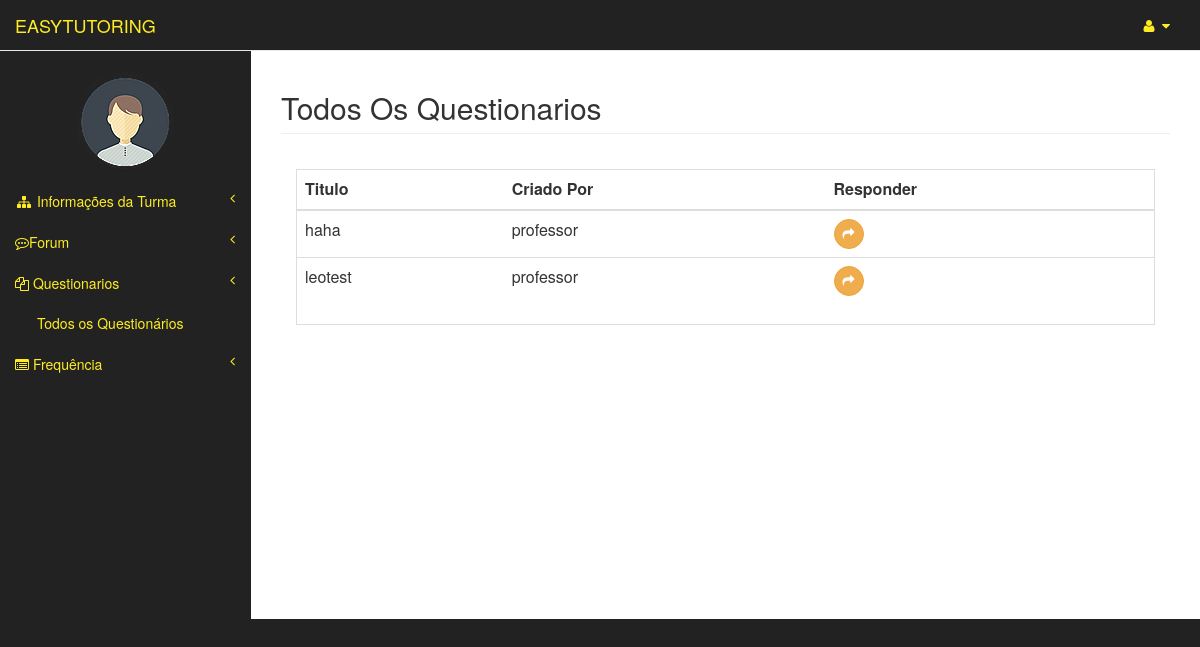
Page /aluno_area/listQuestionarios/13/ (signed in) on the earlier database version.
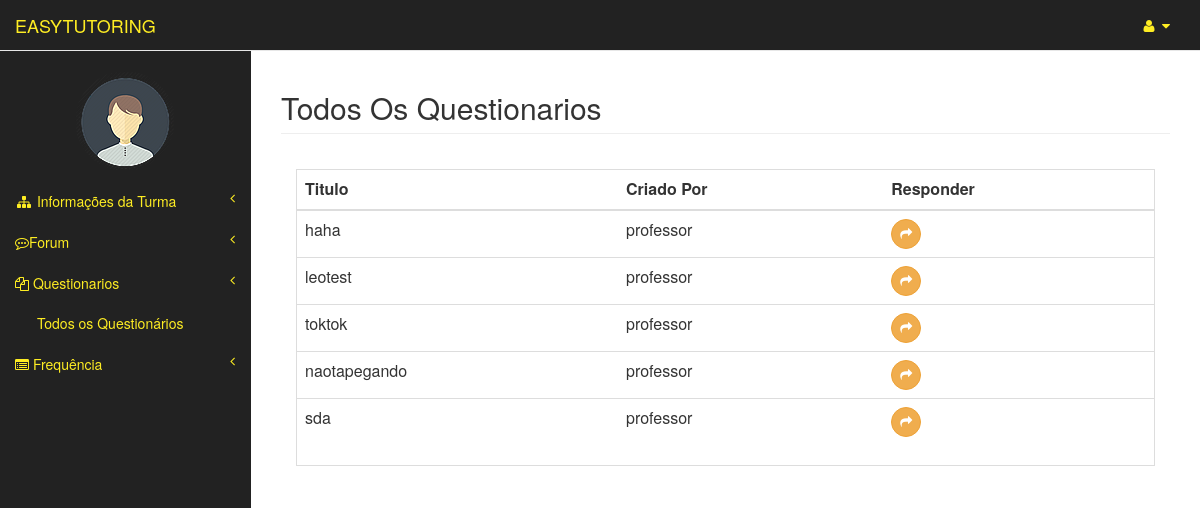
Same page on the later database version.
### questionarios/models.py (models this page shows)
class Questionario(models.Model):
	codigo = models.CharField(max_length=50)
	turma = models.ForeignKey(Turma,null=True)
	professor = models.ForeignKey(Professor)
	questoes = models.ManyToManyField(Questao)

### usuarios/models.py (models this page shows)
class Usuario(models.Model):
	user = models.OneToOneField(User)
	matricula = models.CharField(max_length=20)
	curso = models.CharField(max_length=3)
	tipo = models.CharField(max_length=8, blank=False,null=True)
	nome_completo = models.CharField(max_length=150)
	img = models.ImageField(upload_to="img/original/", blank=True)
	thumb = ThumbnailerImageField(upload_to="img/thumb/", blank=True,null=True,resize_source=dict(size=(100, 100), sharpen=True))
	def __str__(self):
		return self.user.username

### aluno_area/views.py (the view)
# urls.py: url(r'^listQuestionarios/(?P<turma_id>[0-9]+)/$', views.listQuestionarios, name='listQuestionarios'),
def listQuestionarios(request,turma_id):
	user = request.user
	usuario = Usuario.objects.get(user=user)
	turma = Turma.objects.get(pk=turma_id)
	professor= turma.professor
	questionarios = Questionario.objects.filter(professor_id=professor,turma_id=turma)
	context= {'questionarios':questionarios,
	'usuario':usuario,
	'turma':turma}
	return render(request,'aluno_area/listQuestionarios.html',context=context)

### templates/aluno_area/listQuestionarios.html
{% extends "aluno_area/turmaArea.html" %}
{% block pageHeader %}
    <h2 class="page-header">Todos Os Questionarios</h2>
{% endblock pageHeader %}
{% block form %}
    <div class="panel-body">
        <div class="table-responsive table-bordered">
            <table class="table">
                <thead>
                    <tr>
                        <th>Titulo</th>
                        <th>Criado Por</th>
                        <th>Responder</th>
                    </tr>
                </thead>
                <tbody>
                	{% for questionario in questionarios %}
                        <tr>
                            <td>{{ questionario.codigo }}</td>
                            <td>{{questionario.professor}}</td>
                            <td><a  href="{% url 'aluno_area:responderQuestionario' turma.id questionario.id %}"> <button type="button" class="btn btn-warning btn-circle"><i class="fa fa-share"></i>
                            </button></a></td>
                        </tr>
					{% endfor %}
                </tbody>
            </table>
        </div>
    </div>
{% endblock form %}

Differences in the rows shown:
added Questionario: codigo "toktok", professor "professor"
added Questionario: codigo "naotapegando", professor "professor"
added Questionario: codigo "sda", professor "professor"
